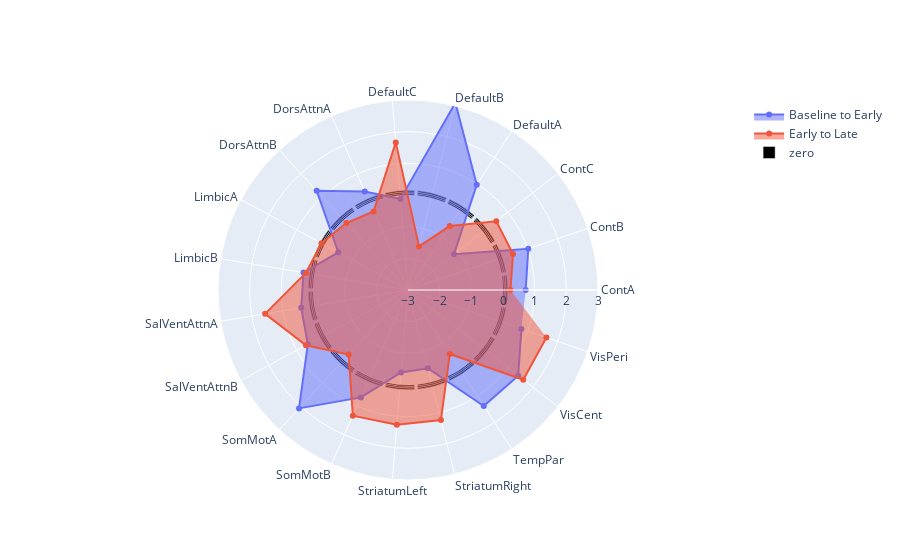

Here is the notebook cell this chart was saved with:
### Markdown cell above
### masked with FDR pvalue

### Code cell
import plotly.graph_objects as go

nets = data.index.droplevel(0).tolist()
fig = go.Figure()

fig.add_trace(go.Scatterpolar(
    r=data.loc['b2e'],
    theta=nets,
    fill='toself',
    name='Baseline to Early'
))
fig.add_trace(go.Scatterpolar(
    r=data.loc['e2l'],
    theta=nets,
    fill='toself',
    name='Early to Late'
))
# fig.add_trace(go.Scatterpolar(
#     r=data.loc['b2l'],
#     theta=nets,
#     fill='toself',
#     name='Baseline to Late'
# ))

fig.add_trace(go.Barpolar(
    r=[0.05]*len(nets),
    theta=nets,
    name='zero',
    marker_color='black',
))

fig.update_layout(
    polar=dict(
        radialaxis=dict(
            visible=True,
            range=[-3,3]
        )),
    showlegend=True,
)

fig.show()
# fig.write_image("spider-pairwise-17net.svg")
# fig.write_image("spider-pairwise-inc-b2l.svg")

### Figure 1 — Plotly figure (JSON) as saved in the notebook; plotly's stock layout.template omitted (floating-point values rounded to 4 significant figures)
{"data": [{"fill": "toself", "name": "Baseline to Early", "r": [0.7166, 1.015, -1.158, 0.9683, 3.098, -0.1136, 0.3997, 1.258, -0.4968, 0.3452, 0.4181, 0.5959, 2.082, 0.7036, -0.3854, -0.4501, 1.375, 1.41, 0.7869], "theta": ["ContA", "ContB", "ContC", "DefaultA", "DefaultB", "DefaultC", "DorsAttnA", "DorsAttnB", "LimbicA", "LimbicB", "SalVentAttnA", "SalVentAttnB", "SomMotA", "SomMotB", "StriatumLeft", "StriatumRight", "TempPar", "VisCent", "VisPeri", "ContA", "ContB", "ContC", "DefaultA", "DefaultB", "DefaultC", "DorsAttnA", "DorsAttnB", "LimbicA", "LimbicB", "SalVentAttnA", "SalVentAttnB", "SomMotA", "SomMotB", "StriatumLeft", "StriatumRight", "TempPar", "VisCent", "VisPeri", "ContA", "ContB", "ContC", "DefaultA", "DefaultB", "DefaultC", "DorsAttnA", "DorsAttnB", "LimbicA", "LimbicB", "SalVentAttnA", "SalVentAttnB", "SomMotA", "SomMotB", "StriatumLeft", "StriatumRight", "TempPar", "VisCent", "VisPeri"], "type": "scatterpolar"}, {"fill": "toself", "name": "Early to Late", "r": [0.234, 0.5067, 0.5329, -0.5889, -1.579, 1.677, -0.2932, -0.1261, 0.1051, 0.2708, 1.575, 0.6649, -0.2328, 1.336, 1.267, 1.236, -0.5872, 1.612, 1.622], "theta": ["ContA", "ContB", "ContC", "DefaultA", "DefaultB", "DefaultC", "DorsAttnA", "DorsAttnB", "LimbicA", "LimbicB", "SalVentAttnA", "SalVentAttnB", "SomMotA", "SomMotB", "StriatumLeft", "StriatumRight", "TempPar", "VisCent", "VisPeri", "ContA", "ContB", "ContC", "DefaultA", "DefaultB", "DefaultC", "DorsAttnA", "DorsAttnB", "LimbicA", "LimbicB", "SalVentAttnA", "SalVentAttnB", "SomMotA", "SomMotB", "StriatumLeft", "StriatumRight", "TempPar", "VisCent", "VisPeri", "ContA", "ContB", "ContC", "DefaultA", "DefaultB", "DefaultC", "DorsAttnA", "DorsAttnB", "LimbicA", "LimbicB", "SalVentAttnA", "SalVentAttnB", "SomMotA", "SomMotB", "StriatumLeft", "StriatumRight", "TempPar", "VisCent", "VisPeri"], "type": "scatterpolar"}, {"marker": {"color": "black"}, "name": "zero", "r": [0.05, 0.05, 0.05, 0.05, 0.05, 0.05, 0.05, 0.05, 0.05, 0.05, 0.05, 0.05, 0.05, 0.05, 0.05, 0.05, 0.05, 0.05, 0.05, 0.05, 0.05, 0.05, 0.05, 0.05, 0.05, 0.05, 0.05, 0.05, 0.05, 0.05, 0.05, 0.05, 0.05, 0.05, 0.05, 0.05, 0.05, 0.05, 0.05, 0.05, 0.05, 0.05, 0.05, 0.05, 0.05, 0.05, 0.05, 0.05, 0.05, 0.05, 0.05, 0.05, 0.05, 0.05, 0.05, 0.05, 0.05], "theta": ["ContA", "ContB", "ContC", "DefaultA", "DefaultB", "DefaultC", "DorsAttnA", "DorsAttnB", "LimbicA", "LimbicB", "SalVentAttnA", "SalVentAttnB", "SomMotA", "SomMotB", "StriatumLeft", "StriatumRight", "TempPar", "VisCent", "VisPeri", "ContA", "ContB", "ContC", "DefaultA", "DefaultB", "DefaultC", "DorsAttnA", "DorsAttnB", "LimbicA", "LimbicB", "SalVentAttnA", "SalVentAttnB", "SomMotA", "SomMotB", "StriatumLeft", "StriatumRight", "TempPar", "VisCent", "VisPeri", "ContA", "ContB", "ContC", "DefaultA", "DefaultB", "DefaultC", "DorsAttnA", "DorsAttnB", "LimbicA", "LimbicB", "SalVentAttnA", "SalVentAttnB", "SomMotA", "SomMotB", "StriatumLeft", "StriatumRight", "TempPar", "VisCent", "VisPeri"], "type": "barpolar"}], "layout": {"polar": {"radialaxis": {"visible": true, "range": [-3, 3]}}, "showlegend": true}}
